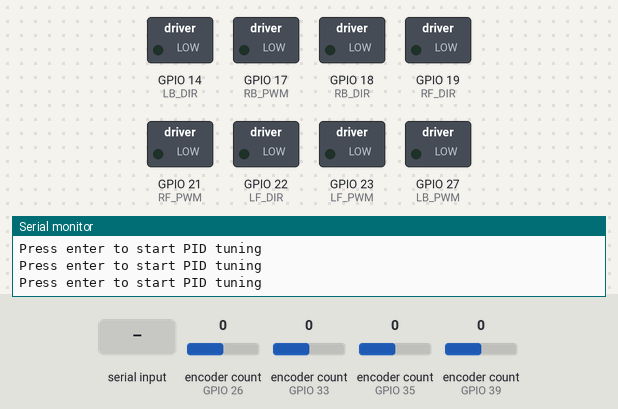
Recording of a sketch running on a simulated ESP32. Shown: switched loads named in the sketch (green lamp = pin HIGH), the last lines printed to the serial monitor. Inputs (shaded band) come from the test bench; at power-on: encoder count (sensors on GPIO 26, GPIO 33, GPIO 35, GPIO 39) 0.

Above: at 1.8 s.
1.9 s: "1" received over Serial
At 2.6 s:
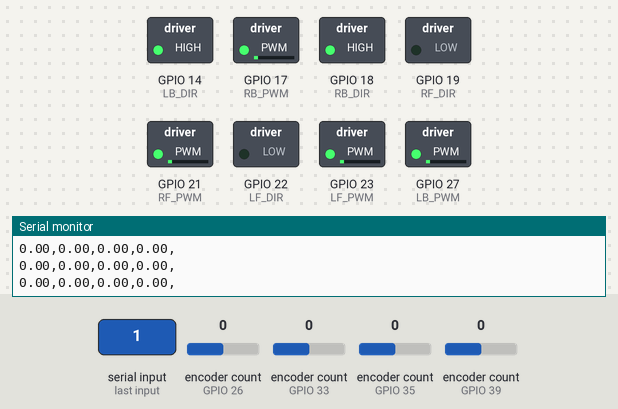
3.5 s: encoder count (sensor on GPIO 26) set to 1
At 4.3 s:
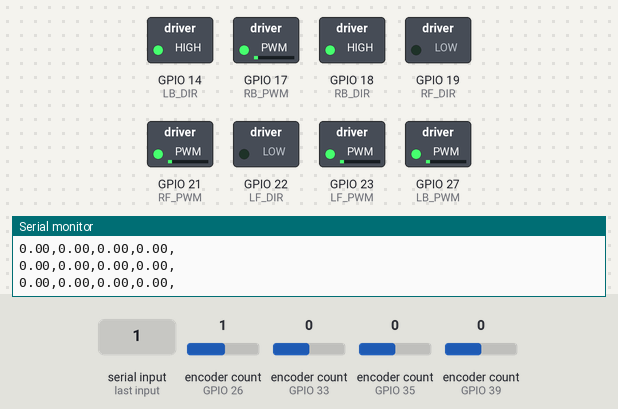
5.2 s: encoder count (sensor on GPIO 33) set to 1
At 6.0 s:
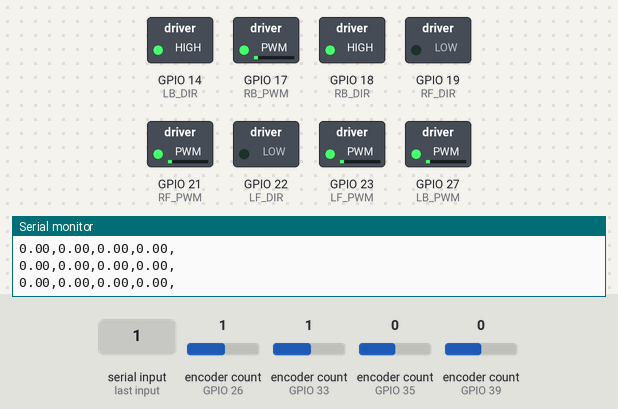
6.9 s: encoder count (sensor on GPIO 35) set to 1
At 7.7 s:
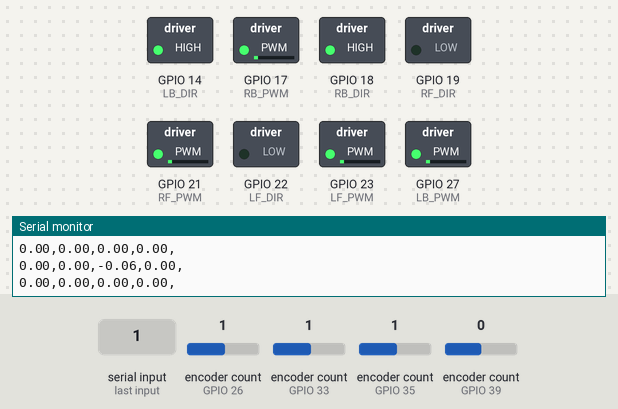
8.6 s: encoder count (sensor on GPIO 39) set to 1
At 9.5 s:
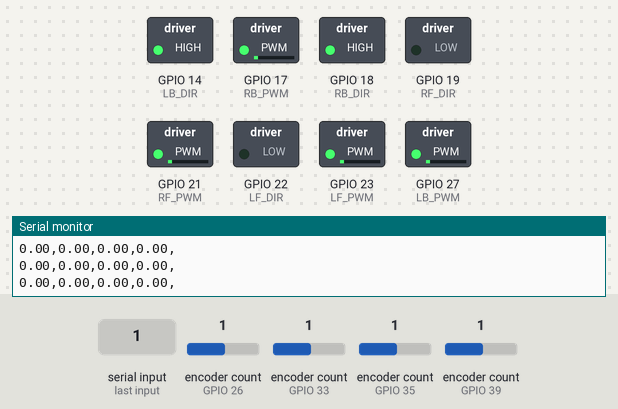
10.3 s: encoder count (sensor on GPIO 26) set to 5
At 10.51 s:
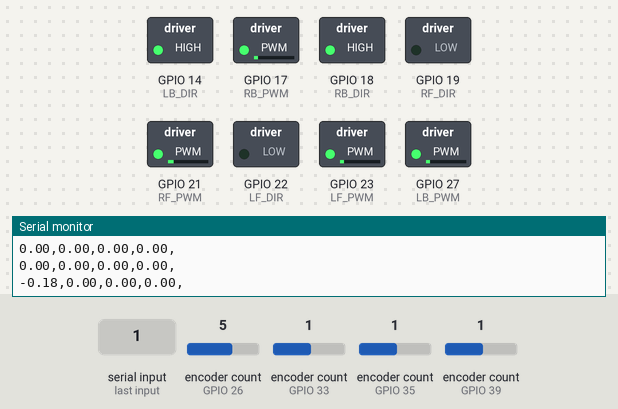
Timing chart, 0 to 13.0 s (numbered marks = the images above; inputs shaded):
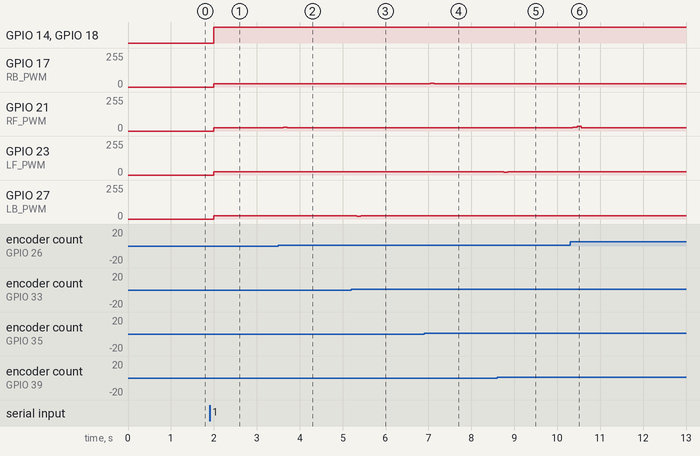

Measured:
- after the input at 1.9 s, GPIO 14 (LB_DIR), GPIO 18 (RB_DIR): LOW → HIGH after 0.10 s; GPIO 17 (RB_PWM), GPIO 21 (RF_PWM), GPIO 23 (LF_PWM), GPIO 27 (LB_PWM): 0/255 → 25/255 after 0.10 s
- after the input at 3.5 s, GPIO 21 (RF_PWM): 25/255 → 28/255 after 0.11 s, → 25/255 0.10 s later
- after the input at 5.2 s, GPIO 27 (LB_PWM): 25/255 → 21/255 after 0.13 s, → 25/255 0.10 s later
- after the input at 6.9 s, GPIO 17 (RB_PWM): 25/255 → 28/255 after 0.14 s, → 25/255 0.10 s later
- after the input at 8.6 s, GPIO 23 (LF_PWM): 25/255 → 21/255 after 0.15 s, → 25/255 0.10 s later
- after the input at 10.3 s, GPIO 21 (RF_PWM): 25/255 → 28/255 after 0.06 s, → 34/255 0.10 s later, → 25/255 0.10 s later

The sketch:

pid_tuning.ino
```cpp
#include <WiFi.h>
#include "encoder.h"
#include "motor.h"
#include "pid.h"


int serialTime=0;
double setpoint=0.3; //previously 0.3


void setup()
{
	Serial.begin(115200);

	setupEncoders();
	setupMotor();
	setupPID();

	// Wait for enter key to be pressed
	while (Serial.available() <= 0) {
		Serial.println("Press enter to start PID tuning");
		delay(500);
	}

	RF_setpoint = 0.5; // previously 0.5
	LF_setpoint = 0.5;
	LB_setpoint = 0.5;
	RB_setpoint = 0.5;
}


void loop()
{
	loopEnc();
	loopMotor();
	loopPID();

	if(millis()>serialTime)
	{


    // Serial.println(RB_vel);

    Serial.print(RF_vel);
    Serial.print(',');
    Serial.print(LF_vel);
    Serial.print(',');
    Serial.print(RB_vel);
    Serial.print(',');
    Serial.print(LB_vel);
    Serial.print(',');
    Serial.println();

		// Serial.print("setpoint:");
		// Serial.print(setpoint);
		// Serial.print(" RB_vel: ");
		// Serial.print(RB_vel);
		// Serial.println(" RB: ");

		// Serial.print(setpoint);
		// Serial.print(" LB_vel: ");
		// Serial.print(LB_vel);
		// Serial.println(" LB: ");

		// Serial.print(RB_pos);
		// Serial.print(" ");
		// Serial.println(LB_pos);
		// Serial.print(" ");
		// Serial.print(RB_pos);
		// Serial.print(" ");
		// Serial.println(LB_pos);

		serialTime+=500;
	}
}
```

encoder.h
```cpp
#include <ESPRotary.h>

const int enc_rate = 10;

const uint8_t LF_ENA = 39;
const uint8_t LF_ENB = 36;

const uint8_t RF_ENA = 26;
const uint8_t RF_ENB = 25;

const uint8_t LB_ENA = 33; //33
const uint8_t LB_ENB = 32; //32

const uint8_t RB_ENA = 35; //35
const uint8_t RB_ENB = 34; //34

ESPRotary LF_ENC, RF_ENC, LB_ENC, RB_ENC;
int LF_pos = 0, RF_pos = 0, LB_pos = 0, RB_pos = 0;
double LF_vel = 0, RF_vel = 0, LB_vel = 0, RB_vel = 0;
int LF_time = 0, RF_time = 0, LB_time = 0, RB_time = 0;

void updateLF(ESPRotary& r)
{
	int time = millis();
	int pos = r.getPosition();
	LF_vel = (float) (pos - LF_pos) / (time - LF_time)*6.283185;
	LF_pos = pos;
	LF_time = time;
}

void updateRF(ESPRotary& r)
{
	int time = millis();
	int pos = r.getPosition();
	RF_vel = (float) (pos - RF_pos) / (time - RF_time)*-6.283185;
	RF_pos = pos;
	RF_time = time;
}

void updateLB(ESPRotary& r)
{
	int time = millis();
	int pos = r.getPosition();
	LB_vel = (float) (pos - LB_pos) / (time - LB_time)*6.283185;
	LB_pos = pos;
	LB_time = time;
}

void updateRB(ESPRotary& r)
{
	int time = millis();
	int pos = r.getPosition();
	RB_vel = (float) (pos - RB_pos) / (time - RB_time)*-6.283185;
	RB_pos = pos;
	RB_time = time;
}


void setupEncoders(){
	LF_ENC.begin(LF_ENA, LF_ENB, 7);
	RF_ENC.begin(RF_ENA, RF_ENB, 7);
	LB_ENC.begin(LB_ENA, LB_ENB, 7);
	RB_ENC.begin(RB_ENA, RB_ENB, 7);

	// LF_ENC.setChangedHandler(updateLF);
	// RF_ENC.setChangedHandler(updateRF);
	// LB_ENC.setChangedHandler(updateLB);
	// RB_ENC.setChangedHandler(updateRB);
}

void loopEnc(){
	LF_ENC.loop();
	RF_ENC.loop();
	LB_ENC.loop();
	RB_ENC.loop();

	if (millis() - LF_time > 1000/enc_rate)
	{
		updateLF(LF_ENC);
	}
	if (millis() - RF_time > 1000/enc_rate)
	{
		updateRF(RF_ENC);
	}
	if (millis() - LB_time > 1000/enc_rate)
	{
		updateLB(LB_ENC);
	}
	if (millis() - RB_time > 1000/enc_rate)
	{
		updateRB(RB_ENC);
	}
}
```

motor.h
```cpp
const int motor_rate = 10;

const uint8_t LF_DIR = 22; // previously 19
const uint8_t LF_PWM = 23; // previously 21

const uint8_t RF_DIR = 19; // previously 22
const uint8_t RF_PWM = 21; // previously 23

const uint8_t LB_DIR = 14; // previously 18
const uint8_t LB_PWM = 27; // previously 17

const uint8_t RB_DIR = 18; // previously 14
const uint8_t RB_PWM = 17; // previously 27 then 17 *CHANGED TO 27 to Test it out*

double LF_pwm = 0, RF_pwm = 0, LB_pwm = 0, RB_pwm = 0;
int _LF_pwm = 0, _RF_pwm = 0, _LB_pwm = 0, _RB_pwm = 0;
int LF_last_update = 0, RF_last_update = 0, LB_last_update = 0, RB_last_update = 0;

void setupMotor(){
	pinMode(LF_DIR, OUTPUT);
	pinMode(LF_PWM, OUTPUT);

	pinMode(RF_DIR, OUTPUT);
	pinMode(RF_PWM, OUTPUT);

	pinMode(LB_DIR, OUTPUT);
	pinMode(LB_PWM, OUTPUT);

	pinMode(RB_DIR, OUTPUT);
	pinMode(RB_PWM, OUTPUT);
}

void loopMotor(){
	if (millis() - LF_last_update > 1000/motor_rate && LF_pwm != _LF_pwm)
	{
		LF_last_update = millis();
		_LF_pwm = LF_pwm;
		digitalWrite(LF_DIR, _LF_pwm > 0 ? LOW : HIGH);
		analogWrite(LF_PWM, abs(_LF_pwm));
	}
	if (millis() - RF_last_update > 1000/motor_rate && RF_pwm != _RF_pwm)
	{
		RF_last_update = millis();
		_RF_pwm = RF_pwm;
		digitalWrite(RF_DIR, _RF_pwm > 0 ? LOW : HIGH);
		analogWrite(RF_PWM, abs(_RF_pwm));
	}
	if (millis() - LB_last_update > 1000/motor_rate && LB_pwm != _LB_pwm)
	{
		LB_last_update = millis();
		_LB_pwm = LB_pwm;
		digitalWrite(LB_DIR, _LB_pwm > 0 ? HIGH : LOW);
		analogWrite(LB_PWM, abs(_LB_pwm));
	}
	if (millis() - RB_last_update > 1000/motor_rate && RB_pwm != _RB_pwm)
	{
		RB_last_update = millis();
		_RB_pwm = RB_pwm;
		digitalWrite(RB_DIR, _RB_pwm > 0 ? HIGH : LOW);
		analogWrite(RB_PWM, abs(_RB_pwm));
	}
}
```

pid.h
```cpp
#include <PID_v1.h>


double kp=50,ki=0,kd=0;
// double LB_setpoint = 0;
// PID *LB_PID;
// extern double LB_vel;
// extern double LB_pwm;

double LF_setpoint = 0, RF_setpoint = 0, LB_setpoint = 0, RB_setpoint = 0;

PID *RF_PID, *LF_PID, *LB_PID, *RB_PID;

extern double LF_vel, RF_vel, LB_vel, RB_vel;
extern double LF_pwm, RF_pwm, LB_pwm, RB_pwm;


void setupPID(){
	RF_PID = new PID(&RF_vel, &RF_pwm, &RF_setpoint, kp, ki, kd, DIRECT);
	LF_PID = new PID(&LF_vel, &LF_pwm, &LF_setpoint, kp, ki, kd, DIRECT);
	LB_PID = new PID(&LB_vel, &LB_pwm, &LB_setpoint, kp, ki, kd, DIRECT);
	RB_PID = new PID(&RB_vel, &RB_pwm, &RB_setpoint, kp, ki, kd, DIRECT);

  RF_PID->SetMode(AUTOMATIC);
	RF_PID->SetOutputLimits(-255,255);

	LF_PID->SetMode(AUTOMATIC);
	LF_PID->SetOutputLimits(-255,255);

	LB_PID->SetMode(AUTOMATIC);
	LB_PID->SetOutputLimits(-255,255);

	RB_PID->SetMode(AUTOMATIC);
	RB_PID->SetOutputLimits(-255,255);
}

void loopPID(){
	RF_PID->Compute();
	LF_PID->Compute();
	LB_PID->Compute();
	RB_PID->Compute();
}
```
